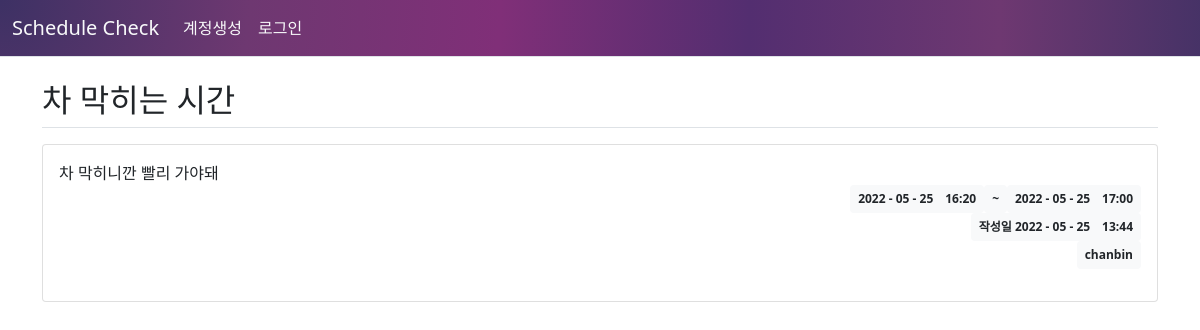
/schedule/detail/4/, run on the app's committed database.
### pybo/models.py (models this page shows)
class Schedule(db.Model):
    id = db.Column(db.Integer, primary_key=True)
    create_date = db.Column(db.DateTime(), nullable=False)
    creator_id = db.Column(db.Integer, db.ForeignKey('user.id', ondelete='CASCADE'), nullable=False)
    creator = db.relationship('User', backref=db.backref('schedule_set'))
    start_date = db.Column(db.DateTime(), nullable=False)
    end_date = db.Column(db.DateTime(), nullable=False)
    subject = db.Column(db.String(200), nullable=False)
    content = db.Column(db.Text(), nullable=False)

class User(db.Model):
    id = db.Column(db.Integer, primary_key=True)
    username = db.Column(db.String(150), unique=True, nullable=False)
    password = db.Column(db.String(150), nullable=False)

### pybo/views/schedule_views.py (the view)
@bp.route('/detail/<int:schedule_id>/')
def detail(schedule_id):
    form = ScheduleForm()
    schedule = Schedule.query.get_or_404(schedule_id)
    return render_template('schedule/schedule_detail.html', schedule=schedule, form=form)

### pybo/filter.py (called while the page is built)
def format_datetime(value, fmt='%Y - %m - %d　%H:%M'):
    return value.strftime(fmt)

### pybo/views/auth_views.py (called while the page is built)
@bp.before_app_request
def load_logged_in_user():
    user_id = session.get('user_id')
    if user_id is None:
        g.user = None
    else:
        g.user = User.query.get(user_id)

### pybo/templates/schedule/schedule_detail.html (shortened to what this page needs)
{% extends 'base.html' %}
{% block content %}
<div class="container my-3">
    <h2 class="border-bottom py-2">{{ schedule.subject }}</h2>
    <div class="card my-3">
        <div class="card-body">
            <div class="card-text" style="white-space: pre-line;">{{ schedule.content }}</div>
            <div class="d-flex justify-content-end">
                <div class="badge bg-light text-dark p-2">
                    {{ schedule.start_date|datetime }}
                </div>
                <div class="badge bg-light text-dark p-2">
                    ~
                </div>
                <div class="badge bg-light text-dark p-2">
                    {{ schedule.end_date|datetime }}
                </div>
            </div>
            <div class="d-flex justify-content-end">
                <div class="badge bg-light text-dark p-2">
                    작성일 {{ schedule.create_date|datetime }}
                </div>
            </div>
            <div class="d-flex justify-content-end">
                <div class="badge bg-light text-dark p-2">
                    {{ schedule.creator.username }}
                </div>
            </div>
        </div>
    </div>
</div>
{% endblock %}

### pybo/static/style.css (style rules this page uses)
html { overflow-y:scroll; }

### data on the page
Schedule: subject "차 막히는 시간", content "차 막히니깐 빨리 가야돼", start_date "2022 - 05 - 25 16:20", end_date "2022 - 05 - 25 17:00", create_date "2022 - 05 - 25 13:44"
User: creator.username "chanbin"
